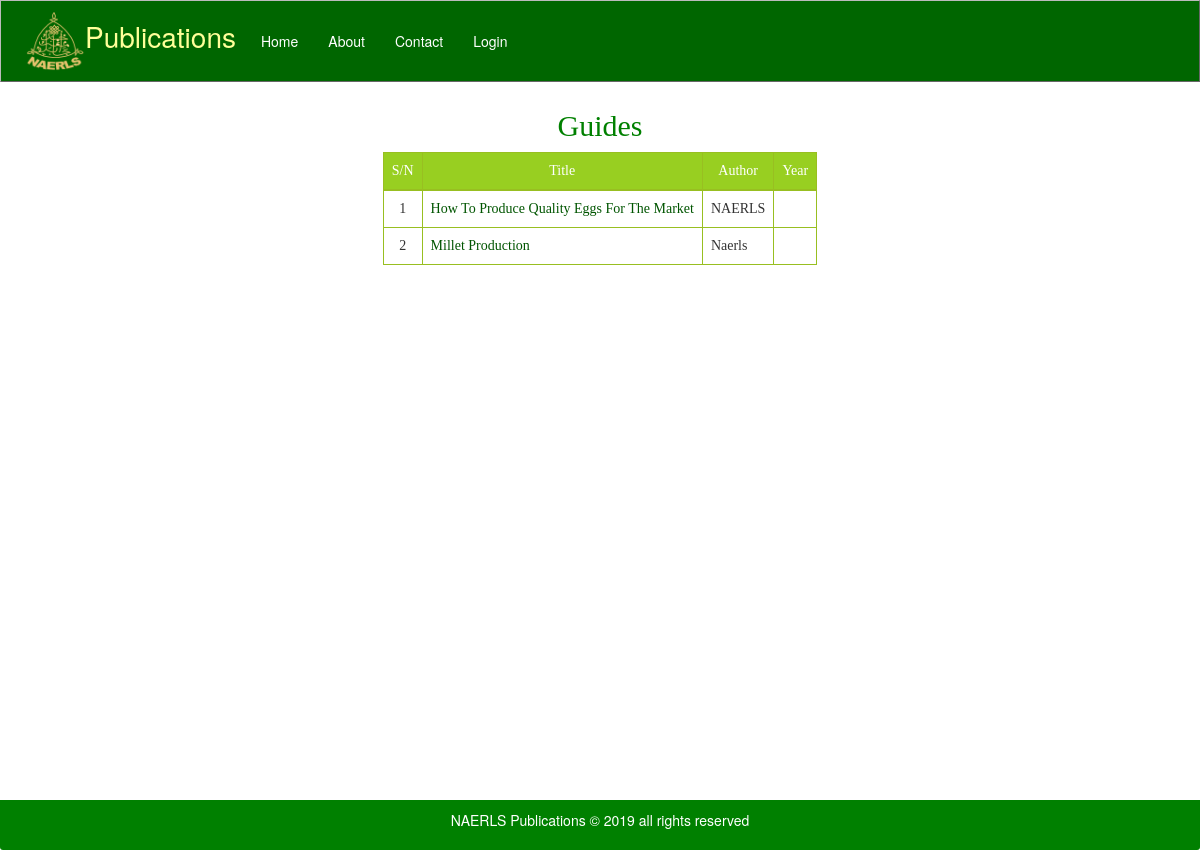
/publications/category/guides.php, run on the app's committed database.
### tables this page shows
CREATE TABLE `materials` (
  `matID` int(11) NOT NULL,
  `copies` int(11) DEFAULT NULL,
  `title` varchar(200) NOT NULL,
  `author` varchar(200) NOT NULL,
  `sponsor` varchar(100) NOT NULL,
  `pubNum` varchar(50) NOT NULL,
  `language` varchar(50) NOT NULL DEFAULT 'english',
  `synopsis` varchar(250) NOT NULL,
  `subject` int(11) NOT NULL,
  `sub_subjects` int(11) DEFAULT '0',
  `sub_sub_subjects` int(11) DEFAULT '0',
  `pubYear` varchar(4) NOT NULL DEFAULT '0000',
  `category` int(11) NOT NULL,
  `month` varchar(50) NOT NULL,
  `today` date DEFAULT NULL,
  `location` varchar(50) NOT NULL
);

### publications/category/guides.php (the view, shortened to what this page needs)
<?php session_start();ob_start();
	require_once "../../includes/conn.php";
?>
<!DOCTYPE html>
<html lang="en">
  <head>
    <link href="../../dist/css/bootstrap.css" rel="stylesheet">
    <link href="../../dist/css/starter-template.css" rel="stylesheet">
  </head>
  <body><div class="navbar navbar-inverse navbar-fixed-top">
      <div class="container">
        <div class="navbar-header">
		      <a class="navbar-brand" href="#">
			  <img src="../../img/naerl.png" height="60px" style>Publications</a>
        </div>
        <div class="collapse navbar-collapse">
		<ul class="nav navbar-nav">
			<li><a href="../../index.php">Home</a></li>
            <li><a href="../../about.php">About</a></li>
            <li ><a href="../../contact.php">Contact</a></li>
            <li ><a href="../../user_login.php">Login</a></li>
          </ul>
        </div>
      </div>
    </div>
 <div class="container" id="cc">
      <div class="starter-template">
<?php
			$per_page=20;
                    $page=(isset($_GET['page']))? (int)$_GET['page']:1;
                    $start=($page-1)*$per_page;
                        $query=mysqli_query($con,"SELECT * from materials WHERE  category= '4' LIMIT $start,$per_page");
					if(mysqli_num_rows($query)>0){
						echo ' <h2 cls="text-left" style="font-family:Palatino Linotype;font-size:30px;color:green;">Guides</h2>';
						echo '<div class="table-responsive "><table class="table table-hover table table-bordered stay-center">';
                        echo"<thead><tr><td>S/N</td><td >Title</td><td>Author</td><td>Year</td></tr></thead><tbody>";
                        $i=($per_page*($page-1))+1;
                        while($row=mysqli_fetch_assoc($query)){
                            echo "<tr><td>$i</td><td align='justify'><a href='../?id=".$row['matID']."'>". $row['title']. '</a></td><td align="justify">'.  $row['author']. '</td><td>';
                            echo "</td></tr>";
                            $i++;
                        }
                        echo '</tbody></table></div>';
				}else echo "<h2 style='color:red;font-family:\"Times New Roman\", Times, serif;'>Publications in this category are currently unavailable.</h2>";
			 ?>
	</div>
    </div>
		<div id="push"></div>
  </body>
</html>

### data on the page
materials: title "How To Produce Quality Eggs For The Market", author "NAERLS"
materials: title "Millet Production", author "Naerls"
